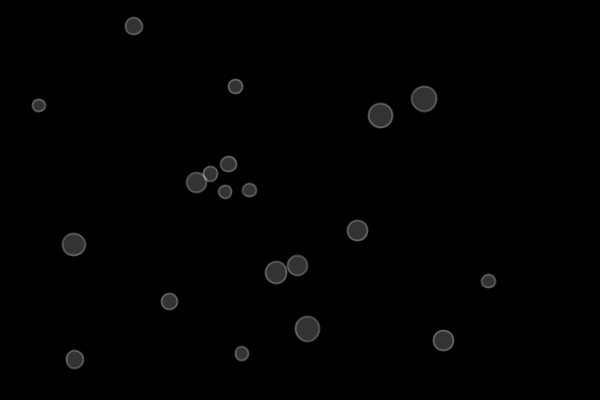
Frame 1 (no input)
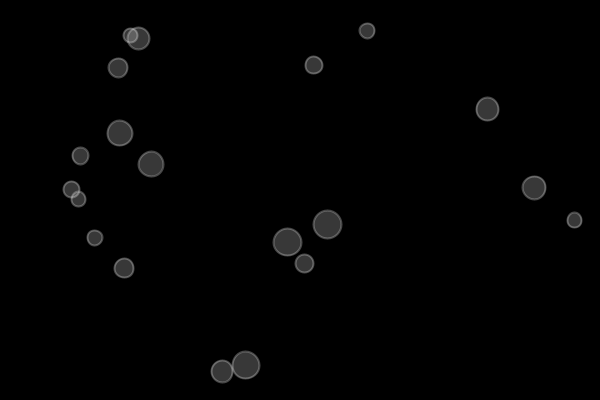
Frame 60 (the mouse pressed at the canvas centre just before this capture)
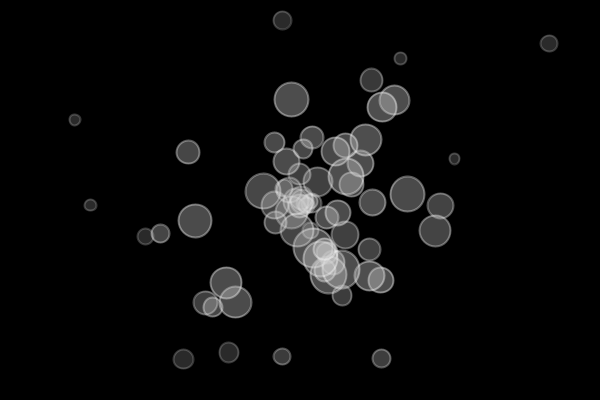
Frame 120 (the mouse held since frame 60 and released just before this capture)

The Processing sketch that drew these frames (run headless with seeded random() and noise(); from frame 60 on, the mouse is pressed at the canvas centre):

// Processing sketch: processing_109528
// ── processing_109528.pde

ArrayList<Balle> maBalle;
int nbBalle;

void setup()
{
  size(600, 400, JAVA2D);
  //stroke(0);
  strokeWeight(2);
  //fill(0);  

  nbBalle = 20;
  maBalle = new ArrayList<Balle>();
  for (int i=0; i<nbBalle; i++)
  {
    maBalle.add(new Balle(new PVector(random(20, width-20), random(20, height-20))));
  }
}

void draw()
{
  background(0);

  if (mousePressed)
  {
    maBalle.add(new Balle(new PVector(mouseX, mouseY)));
  }

  if (maBalle.size() >= 70)
  {
    maBalle.remove(0);
  }

  for (int i = 0; i < maBalle.size(); i++)
  {
    Balle b = maBalle.get(i);
    b.display();
  }
}

class Balle
{
  //variables globales
  PVector location; 
  PVector velocity;
  float t; // taille de la balle
  int col = 200;
  int incr = 20;
  float theta;
  float size;
  float a;

  //Mon constructeur, celui doit toujours avoir le même nom que la class afin d'être reconnu comme un constructeur.
  Balle(PVector _location)
  {
    //initialisation des variables.
    t = random(10, 20);
    theta = 0;
    location = _location;
    velocity = new PVector(random(-3, 3), random(-3, 3));
  }

  void display()
  {
    location.add(velocity);

    //detection des murs
    if (location.x <= t || location.x >= width-t)
    {
      velocity.x *= -1;
    }
    if (location.y <= t || location.y >= height-t)
    {
      velocity.y *= -1;
    }

    size = map(sin(theta), -1, 1, .5*t, 2*t);
    a = map(sin(theta), -1, 1, 30, 100);
    fill(col, a);
    stroke(255,a);
    ellipse(location.x, location.y, size, size);
    theta += .05;
  }
}
